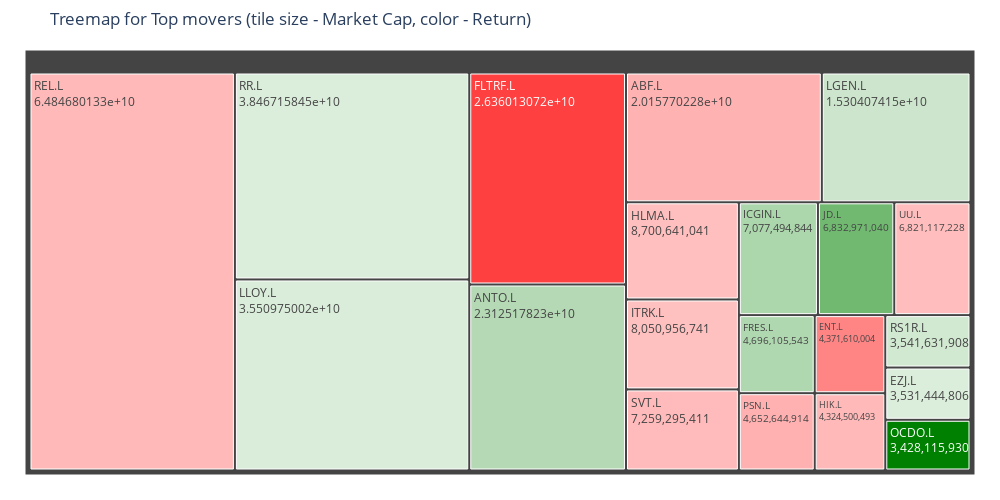

The notebook cell this image was saved under:
### Markdown cell above
#### Plot a treemap with tile size of market cap and color of total return

### Code cell
max_abs_return = max(top_movers['Total Return'].abs())
top_movers['Color'] = top_movers['Total Return'] / max_abs_return

colorscale = [
    [0, "red"],   
    [0.5, "white"],
    [1, "green"]
]

fig = go.Figure(go.Treemap(
    labels=top_movers['Instrument'],
    parents=[""]*len(top_movers),
    values=top_movers['Company Market Capitalization'],
    textinfo="label+value",
    hoverinfo="label+value+text",
    hovertext=top_movers['Total Return'],
    marker=dict(
        colors=top_movers['Color'],
        colorscale=colorscale,
        cmid=0 
    )
))

fig.update_layout(margin=dict(t=50, l=25, r=25, b=25), width=1000, height=500, 
                  title = 'Treemap for Top movers (tile size - Market Cap, color - Return)')
fig.show()

### Figure 1 — Plotly figure (JSON) as saved in the notebook; plotly's stock layout.template omitted (floating-point values rounded to 4 significant figures)
{"data": [{"hoverinfo": "label+value+text", "hovertext": [9.791, 5.434, 3.19, 3.02, 2.894, 1.977, 1.756, 1.423, 1.399, 1.394, -2.408, -2.462, -2.551, -2.613, -2.67, -2.707, -2.976, -3.005, -4.695, -7.348], "labels": ["OCDO.L", "JD.L", "ICGIN.L", "FRES.L", "ANTO.L", "LGEN.L", "RS1R.L", "LLOY.L", "EZJ.L", "RR.L", "ITRK.L", "HLMA.L", "UU.L", "SVT.L", "REL.L", "HIK.L", "ABF.L", "PSN.L", "ENT.L", "FLTRF.L"], "marker": {"cmid": 0, "colors": [1, 0.555, 0.3258, 0.3084, 0.2956, 0.2019, 0.1793, 0.1454, 0.1429, 0.1424, -0.2459, -0.2515, -0.2605, -0.2669, -0.2727, -0.2765, -0.3039, -0.3069, -0.4795, -0.7505], "colorscale": [[0, "red"], [0.5, "white"], [1, "green"]]}, "parents": ["", "", "", "", "", "", "", "", "", "", "", "", "", "", "", "", "", "", "", ""], "textinfo": "label+value", "type": "treemap", "values": [3428000000.0, 6833000000.0, 7077000000.0, 4696000000.0, 23130000000.0, 15300000000.0, 3542000000.0, 35510000000.0, 3531000000.0, 38470000000.0, 8051000000.0, 8701000000.0, 6821000000.0, 7259000000.0, 64850000000.0, 4325000000.0, 20160000000.0, 4653000000.0, 4372000000.0, 26360000000.0]}], "layout": {"height": 500, "margin": {"b": 25, "l": 25, "r": 25, "t": 50}, "title": {"text": "Treemap for Top movers (tile size - Market Cap, color - Return)"}, "width": 1000}}
